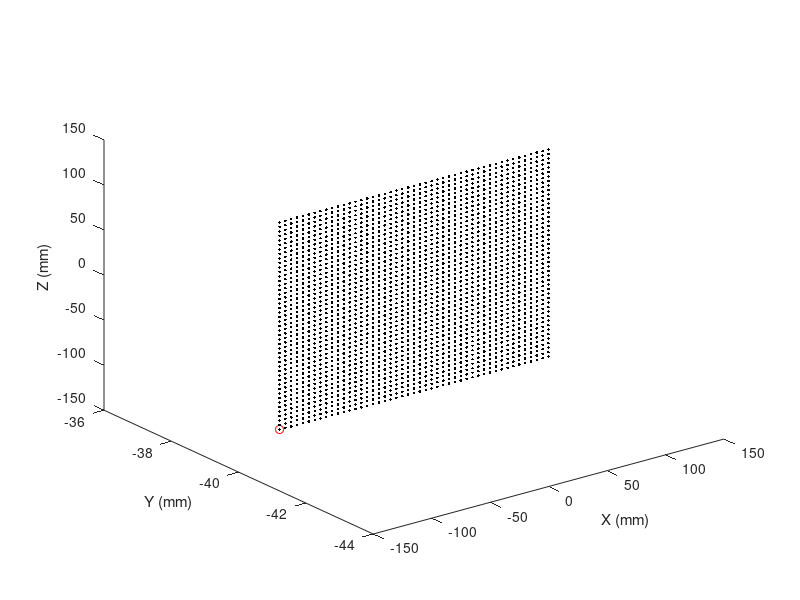

Write MATLAB code to recreate this figure.
clear
f = 40; %mm
Coll_Ang = 0; %degrees
Couch_Ang = 0; %degrees
Gantry_Ang = 0; %degrees

% Convert to rads
Coll_Ang_Rad = Coll_Ang*pi/180;
Couch_Ang_Rad = Couch_Ang*pi/180;
Gantry_Ang_Rad = Gantry_Ang*pi/180;

% Make Raster Points
App_Size = 150; %mm
Margin = 40; %mm
Step = 5;%mm
temp = (-App_Size/2 - Margin):Step:(App_Size/2 + Margin);
[MX,MY] = meshgrid(temp,temp);
[x_size, y_size] = size(MX);


% Compute P
k = 0;
for i = 1:y_size
    for j = 1:x_size
       k = k+1;
       A = cos(Gantry_Ang_Rad)*(MX(i,j)*cos(Coll_Ang_Rad) + MY(i,j)*sin(Coll_Ang_Rad)) - f*sin(Gantry_Ang_Rad);
       B = - MX(i,j)*sin(Coll_Ang_Rad) + MY(i,j)*cos(Coll_Ang_Rad);
       P_x(k) = cos(Couch_Ang_Rad)*A + sin(Couch_Ang_Rad)*B;
       P_y(k) = sin(Gantry_Ang_Rad)*(MX(i,j)*cos(Coll_Ang_Rad) + MY(i,j)*sin(Coll_Ang_Rad)) - f*cos(Gantry_Ang_Rad);
       P_z(k) = -sin(Couch_Ang_Rad)*A + cos(Couch_Ang_Rad)*B;
    end
end

% Plot
%L = length(p_x);
figure
plot3(P_x,P_y,P_z,'.k')
xlabel('X (mm)')
ylabel('Y (mm)')
zlabel('Z (mm)')
hold on
plot3(P_x(1),P_y(1),P_z(1),'or')
